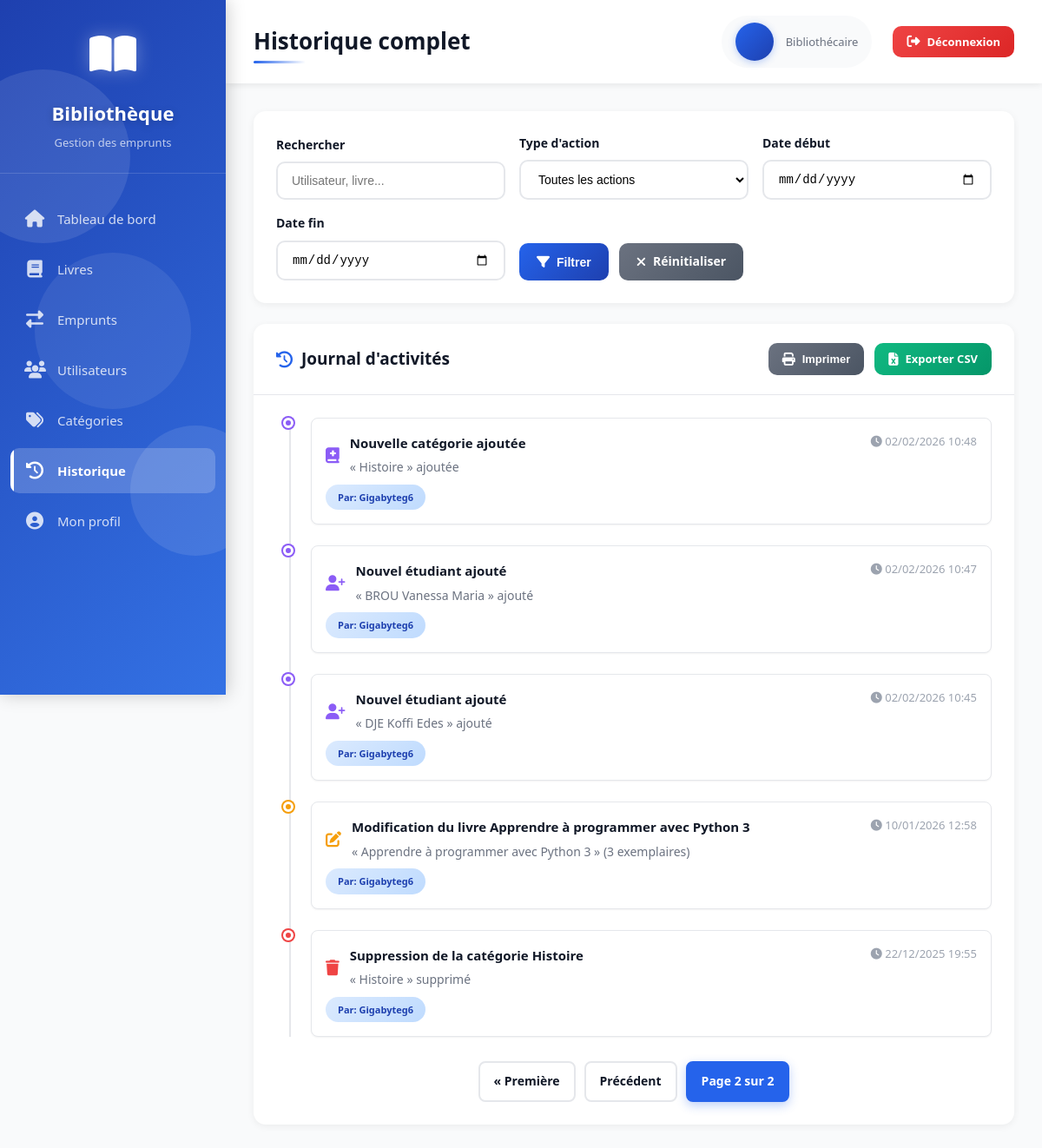
The app's page /history/?page=2 (signed in) with its own data.
### books/models.py (models this page shows, shortened)
class ActivityLog(models.Model):
    ACTION_CHOICES = [
        ("loan", "Emprunt"),
        ("return", "Retour"),
        ("add_book", "Ajout livre"),
        ("add_user", "Ajout utilisateur"),
        ("update", "Modification"),
        ("delete", "Suppression"),
    ]
    action_type = models.CharField(max_length=20, choices=ACTION_CHOICES)
    title = models.CharField(max_length=150)
    description = models.TextField()
    user = models.CharField(max_length=150, null=True, blank=True)
    performed_by = models.ForeignKey(
        "auth.User", on_delete=models.SET_NULL, null=True, blank=True
    )
    timestamp = models.DateTimeField(auto_now_add=True)
    def icon(self):
        return {
            "loan": "arrow-right",
            "return": "arrow-left",
            "add_book": "book-medical",
            "add_user": "user-plus",
            "update": "edit",
            "delete": "trash",
        }.get(self.action_type, "info-circle")

### app/views.py (the view)
# urls.py: path('history/', views.history, name="history"),
@login_required(login_url="signin")
def history(request):
    activities = ActivityLog.objects.all().order_by("-timestamp")
    search = request.GET.get("search", "")
    action_type = request.GET.get("action_type", "")
    date_from = request.GET.get("date_from", "")
    date_to = request.GET.get("date_to", "")
    if search:
        activities = activities.filter(
            Q(title__icontains=search) |
            Q(description__icontains=search) |
            Q(user__icontains=search)
        )
    if action_type:
        activities = activities.filter(action_type=action_type)
    if date_from:
        activities = activities.filter(timestamp__date__gte=date_from)
    if date_to:
        activities = activities.filter(timestamp__date__lte=date_to)
    paginator = Paginator(activities, 10)
    page_number = request.GET.get("page")
    page_obj = paginator.get_page(page_number)
    return render(request, "history.html", {
        "activities": page_obj,
        "search_query": search,
        "action_type": action_type,
        "date_from": date_from,
        "date_to": date_to,
        "page_obj": page_obj,
        "is_paginated": True,
    })

### templates/history.html (shortened to what this page needs)
{% extends 'base.html' %}
{% block page_title %}Historique complet{% endblock %}
{% block content %}
<div class="card">
    <div class="card-body">
        <form method="get" style="display: grid; grid-template-columns: repeat(auto-fit, minmax(200px, 1fr)); gap: 16px; align-items: end;">
            <div class="form-group" style="margin-bottom: 0;">
                <label for="search">Rechercher</label>
                <input
                    type="text"
                    id="search"
                    name="search"
                    placeholder="Utilisateur, livre..."
                    value="{{ search_query }}"
                >
            </div>
            <div class="form-group" style="margin-bottom: 0;">
                <label for="action_type">Type d'action</label>
                <select id="action_type" name="action_type">
                    <option value="">Toutes les actions</option>
                </select>
            </div>
            <div class="form-group" style="margin-bottom: 0;">
                <label for="date_from">Date début</label>
                <input
                    type="date"
                    id="date_from"
                    name="date_from"
                    value="{{ date_from }}"
                >
            </div>
            <div class="form-group" style="margin-bottom: 0;">
                <label for="date_to">Date fin</label>
                <input
                    type="date"
                    id="date_to"
                    name="date_to"
                    value="{{ date_to }}"
                >
            </div>
            <div class="btn-group" style="margin-bottom: 0;">
                <button type="submit" class="btn btn-primary">
                    <i class="fas fa-filter"></i>
                    Filtrer
                </button>
                <a href="{% url 'history' %}" class="btn btn-secondary">
                    <i class="fas fa-times"></i>
                    Réinitialiser
                </a>
            </div>
        </form>
    </div>
</div>
<div class="card">
    <div class="card-header">
        <h3><i class="fas fa-history"></i> Journal d'activités</h3>
        <div class="btn-group">
            <button class="btn btn-sm btn-secondary" onclick="window.print()">
                <i class="fas fa-print"></i>
                Imprimer
            </button>
            <a href="{% url 'history_export' %}" class="btn btn-sm btn-success">
                <i class="fas fa-file-excel"></i>
                Exporter CSV
            </a>
        </div>
    </div>
    <div class="card-body">
        <div style="position: relative; padding-left: 40px;">
            <div style="position: absolute; left: 15px; top: 0; bottom: 0; width: 2px; background: #e5e7eb;"></div>
            {% for activity in activities %}
            <div style="position: relative; margin-bottom: 24px;">
                <div style="position: absolute; left: -32px; width: 12px; height: 12px; border-radius: 50%; background:
                    {% if activity.action_type == 'loan' %}#3b82f6
                    {% elif activity.action_type == 'return' %}#10b981
                    {% elif activity.action_type == 'add_book' or activity.action_type == 'add_user' %}#8b5cf6
                    {% elif activity.action_type == 'update' %}#f59e0b
                    {% elif activity.action_type == 'delete' %}#ef4444
                    {% else %}#6b7280{% endif %};
                    border: 3px solid white; box-shadow: 0 0 0 2px
                    {% if activity.action_type == 'loan' %}#3b82f6
                    {% elif activity.action_type == 'return' %}#10b981
                    {% elif activity.action_type == 'add_book' or activity.action_type == 'add_user' %}#8b5cf6
                    {% elif activity.action_type == 'update' %}#f59e0b
                    {% elif activity.action_type == 'delete' %}#ef4444
                    {% else %}#6b7280{% endif %};"></div>
                <div style="background: white; border: 1px solid #e5e7eb; border-radius: 8px; padding: 16px; box-shadow: 0 1px 2px rgba(0,0,0,0.05);">
                    <div style="display: flex; justify-content: space-between; align-items: start; margin-bottom: 8px;">
                        <div style="display: flex; align-items: center; gap: 12px;">
                            <i class="fas fa-{{ activity.icon }}" style="color:
                                {% if activity.action_type == 'loan' %}#3b82f6
                                {% elif activity.action_type == 'return' %}#10b981
                                {% elif activity.action_type == 'add_book' or activity.action_type == 'add_user' %}#8b5cf6
                                {% elif activity.action_type == 'update' %}#f59e0b
                                {% elif activity.action_type == 'delete' %}#ef4444
                                {% else %}#6b7280{% endif %}; font-size: 18px;"></i>
                            <div>
                                <strong style="font-size: 15px; color: #111827;">{{ activity.title }}</strong>
                                <p style="margin: 4px 0 0 0; font-size: 14px; color: #6b7280;">{{ activity.description }}</p>
                            </div>
                        </div>
                        <span style="font-size: 13px; color: #9ca3af; white-space: nowrap;">
                            <i class="fas fa-clock"></i>
                            {{ activity.timestamp|date:"d/m/Y H:i" }}
                        </span>
                    </div>
                    <div style="display: flex; gap: 8px; margin-top: 8px;">
                        {% if activity.performed_by %}
                        <span class="badge badge-info" style="font-size: 11px;">
                            Par: {{ activity.performed_by }}
                        </span>
                        {% endif %}
                    </div>
                </div>
            </div>
            {% endfor %}
        </div>
        {% if is_paginated %}
        <div class="pagination">
            {% if page_obj.has_previous %}
            <a href="?page=1">&laquo; Première</a>
            <a href="?page={{ page_obj.previous_page_number }}">Précédent</a>
            {% endif %}
            <span class="current">
                Page {{ page_obj.number }} sur {{ page_obj.paginator.num_pages }}
            </span>
        </div>
        {% endif %}
    </div>
</div>
{% endblock %}

### static/css/style.css (style rules this page uses)
:root { --primary-color: #2563eb; --primary-dark: #1e40af; --secondary-color: #10b981; --danger-color: #ef4444; --warning-color: #f59e0b; --dark-bg: #1f2937; --sidebar-bg: #111827; --text-dark: #111827; --text-light: #6b7280; --border-color: #e5e7eb; --success-color: #10b981; --info-color: #3b82f6; }
* { margin: 0; padding: 0; box-sizing: border-box; }
body { font-family: 'Segoe UI', Tahoma, Geneva, Verdana, sans-serif; background-color: #f9fafb; color: var(--text-dark); line-height: 1.6; }
.card { background: white; border-radius: 14px; box-shadow: 0 2px 8px rgba(0,0,0,0.06); margin-bottom: 24px; animation: slideUp 0.6s ease backwards; transition: all 0.3s ease; }
.card:nth-child(1) { animation-delay: 0.1s; }
.card:nth-child(2) { animation-delay: 0.2s; }
.card-header { padding: 22px 26px; border-bottom: 1px solid var(--border-color); display: flex; justify-content: space-between; align-items: center; }
.card-header h3 { font-size: 19px; font-weight: 700; color: var(--text-dark); display: flex; align-items: center; gap: 10px; }
.card-header h3 i { color: var(--primary-color); }
.card-body { padding: 26px; }
.badge { display: inline-flex; align-items: center; gap: 6px; padding: 6px 14px; border-radius: 24px; font-size: 12px; font-weight: 700; text-transform: capitalize; transition: all 0.3s ease; }
.badge-info { background: linear-gradient(135deg, #dbeafe, #bfdbfe); color: #1e40af; }
.btn { display: inline-flex; align-items: center; gap: 8px; padding: 10px 20px; border: none; border-radius: 10px; font-size: 14px; font-weight: 600; cursor: pointer; text-decoration: none; transition: all 0.3s ease; position: relative; overflow: hidden; }
.btn::before { content: ''; position: absolute; top: 50%; left: 50%; width: 0; height: 0; border-radius: 50%; background: rgba(255, 255, 255, 0.3); transform: translate(-50%, -50%); transition: width 0.6s, height 0.6s; }
.btn i { font-size: 15px; }
.btn-primary { background: linear-gradient(135deg, var(--primary-color), var(--primary-dark)); color: white; }
.btn-success { background: linear-gradient(135deg, var(--success-color), #059669); color: white; }
.btn-secondary { background: linear-gradient(135deg, #6b7280, #4b5563); color: white; }
.btn-sm { padding: 8px 16px; font-size: 13px; }
.btn-group { display: flex; gap: 12px; flex-wrap: wrap; }
.form-group { margin-bottom: 20px; }
label { display: block; margin-bottom: 8px; font-weight: 600; font-size: 14px; color: var(--text-dark); }
input[type="text"], input[type="email"], input[type="password"], input[type="date"], input[type="number"], select, textarea { width: 100%; padding: 12px 16px; border: 2px solid var(--border-color); border-radius: 10px; font-size: 14px; transition: all 0.3s ease; background: white; }
.pagination { display: flex; justify-content: center; align-items: center; gap: 10px; margin-top: 28px; }
.pagination a, .pagination span { padding: 10px 16px; border: 2px solid var(--border-color); border-radius: 8px; text-decoration: none; color: var(--text-dark); font-size: 14px; font-weight: 600; transition: all 0.3s ease; }
.pagination .current { background: var(--primary-color); color: white; border-color: var(--primary-color); box-shadow: 0 4px 12px rgba(37, 99, 235, 0.3); }

### records on screen
ActivityLog: title "Nouvelle catégorie ajoutée", description "« Histoire » ajoutée", timestamp "02/02/2026 10:48", performed_by "Gigabyteg6"
ActivityLog: title "Nouvel étudiant ajouté", description "« BROU Vanessa Maria » ajouté", timestamp "02/02/2026 10:47", performed_by "Gigabyteg6"
ActivityLog: title "Nouvel étudiant ajouté", description "« DJE Koffi Edes » ajouté", timestamp "02/02/2026 10:45", performed_by "Gigabyteg6"
ActivityLog: title "Modification du livre Apprendre à programmer avec Python 3", description "« Apprendre à programmer avec Python 3 » (3 exemplaires)", timestamp "10/01/2026 12:58", performed_by "Gigabyteg6"
ActivityLog: title "Suppression de la catégorie Histoire", description "« Histoire » supprimé", timestamp "22/12/2025 19:55", performed_by "Gigabyteg6"

### other values on screen
{{ user.role|default:"Bibliothécaire" }} "Bibliothécaire"
{{ page_obj.number }} "2"
{{ page_obj.paginator.num_pages }} "2"
